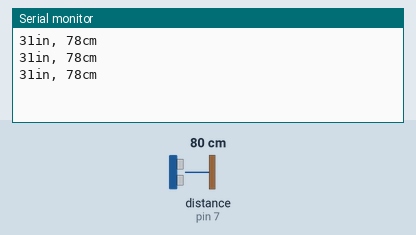
A sketch run on a simulated Arduino Uno, built with avr-gcc and run on an emulated ATmega328P. On the bench: the last lines printed to the serial monitor. Wiring (inferred from the names in the program): range finder with pulse-width output: data pin 7. The inputs (shaded band) are chosen by the test bench; at power-on: distance to the obstacle (sensor on pin 7) 80 cm. The echo pulse lasts 58.3 µs per cm.

Above: at 1.2 s.
1.3 s: distance to the obstacle (sensor on pin 7) set to 2 cm
At 2.1 s:
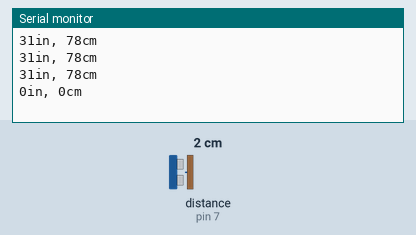
2.8 s: distance to the obstacle (sensor on pin 7) set to 4 cm
At 3.2 s:
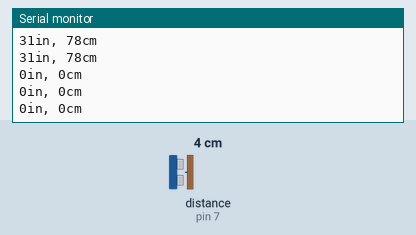
Timing chart, 0 to 5.8 s (numbered marks = the images above; inputs shaded):
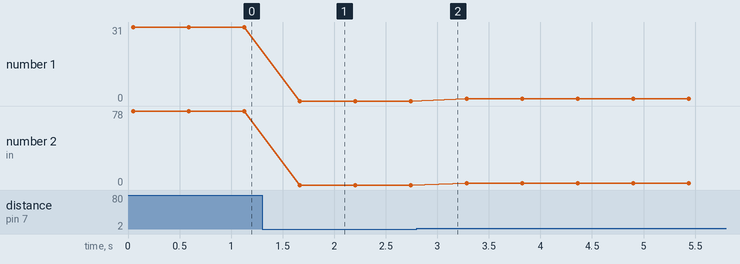

The sketch:

ultrasonic-sensor.ino
```cpp
// Feel free to use this code.
// Please be respectful by acknowledging the author in the code if you use or
// modify it.
// Author: Bruce Allen
// Date: 23/07/09
// Digital pin 7 for reading in the pulse width from the MaxSonar device.
// This variable is a constant because the pin will not change throughout
// execution of this code.
const int pwPin = 7;
// variables needed to store values
long pulse, inches, cm;
void setup() {
  // This opens up a serial connection to shoot the results back to the PC
  // console
  Serial.begin(9600);
}

void loop() {
  pinMode(pwPin, INPUT);
  // Used to read in the pulse that is being sent by the MaxSonar device.
  // Pulse Width representation with a scale factor of 147 uS per Inch.
  pulse = pulseIn(pwPin, HIGH);
  // 147uS per inch
  inches = pulse / 147;
  // change inches to centimetres
  cm = inches * 2.54;
  Serial.print(inches);
  Serial.print("in, ");
  Serial.print(cm);
  Serial.print("cm");
  Serial.println();
  delay(500);
}
```

Measured:
- after the input at 1.3 s, the serial monitor: prints a new line after 0.37 s (image 1)
- plotted number 1: 31 → 0 after the input at 1.3 s, 0 → 1 after the input at 2.8 s
- plotted number 2: 78 → 0 after the input at 1.3 s, 0 → 2 after the input at 2.8 s
